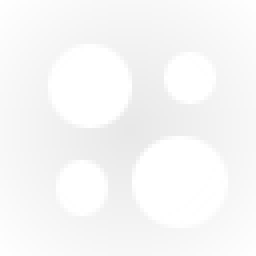
#> input picture sandbox/data/original_image.png, 64 x 64 px, found by its file name (shown 4 times larger)
$ python image_change_color.py
#> lines starting #> are read from the running program, lines starting #| are printed output that depends on the picture; after the words box and inside, x2 and y2 are one past the last pixel; in counts of white or black regions, pixels touching at a corner belong together
#!/usr/bin/env python

import numpy as np
import platform
if platform.platform().startswith('Linux'):
    from PIL import Image
    _BASEDIR = '/home/pims'
else:
    import Image
    _BASEDIR = '/Users/ken'

def change_color_keep_transparency(rgb1, rgb2):
    #im = Image.open('/home/pims/Desktop/test.png')
#> called with rgb1 = (255, 255, 255), rgb2 = (255, 0, 0)
    im = Image.open(_BASEDIR + '/dev/programs/python/pims/sandbox/data/original_image.png')
#> im is the input picture: PIL image 64x64 LA; mean R, G, B, A 237.9, 237.9, 237.9, 116.5

    im = im.convert('RGBA')
    data = np.array(im)

    r1, g1, b1 = rgb1[0], rgb1[1], rgb1[2]
    r2, g2, b2 = rgb2[0], rgb2[1], rgb2[2]

    # FIXME there might be an index trick that preserves alpha
    # data[..., :-1][mask] = (r2, g2, b2) # this does not work!?

    red, green, blue, alpha = data[:,:,0], data[:,:,1], data[:,:,2], data[:,:,3]
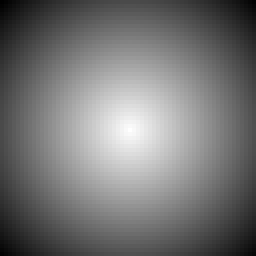
#> alpha: shape (64, 64) (shown 4 times larger); min 0, max 255, mean 116.5
    mask = (red == r1) & (green == g1) & (blue == b1) & (alpha >= 0)
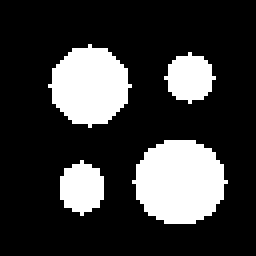
#> mask: shape (64, 64) bool (shown 4 times larger); 22.4% white; 4 white regions, box (x1, y1, x2, y2) and area: (33, 35, 57, 56) 384, (12, 11, 33, 32) 305, (15, 40, 26, 54) 114, (41, 13, 54, 26) 113
    data[:,:,:3][mask] = [r2, g2, b2]
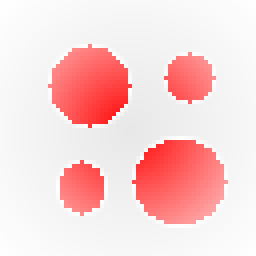
#> data: shape (64, 64, 4) (shown 4 times larger); mean R, G, B, A 237.9, 180.9, 180.9, 116.5; transparent parts drawn white
    #fullprint( data[ np.where(mask) ] )

    im2 = Image.fromarray(data)
    im2.save('/tmp/fig1_modified.png')
    im2.show()

def demo2():
  rgb1 = ( 22,  52, 100) # Original "dark-blue-is-blank" value
  rgb2 = (  0,   0,   0) # Replacement color is black

  rgb1 = (255, 255, 255) # WHITE
  rgb2 = (255,   0,   0) # RED

  change_color_keep_transparency(rgb1, rgb2)

demo2()
